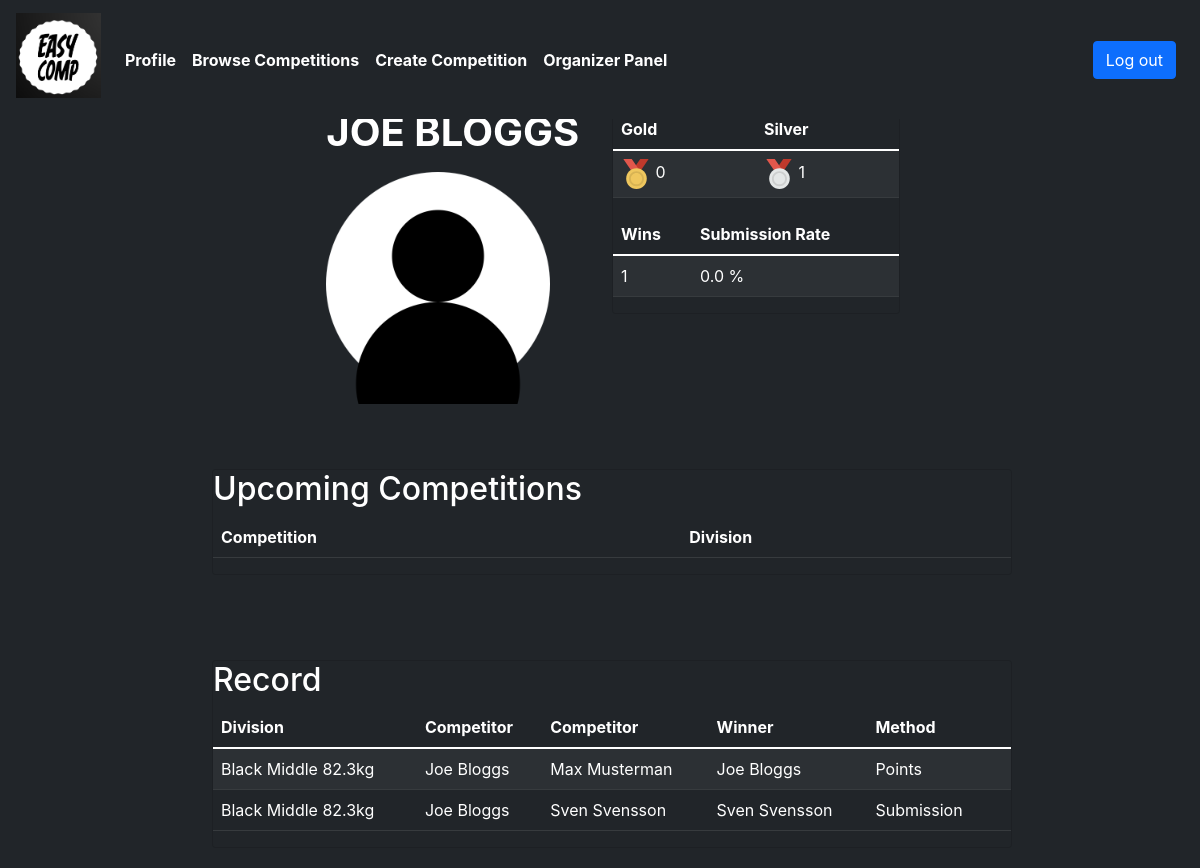
/profile (signed in), run on an earlier commit of the app's database.
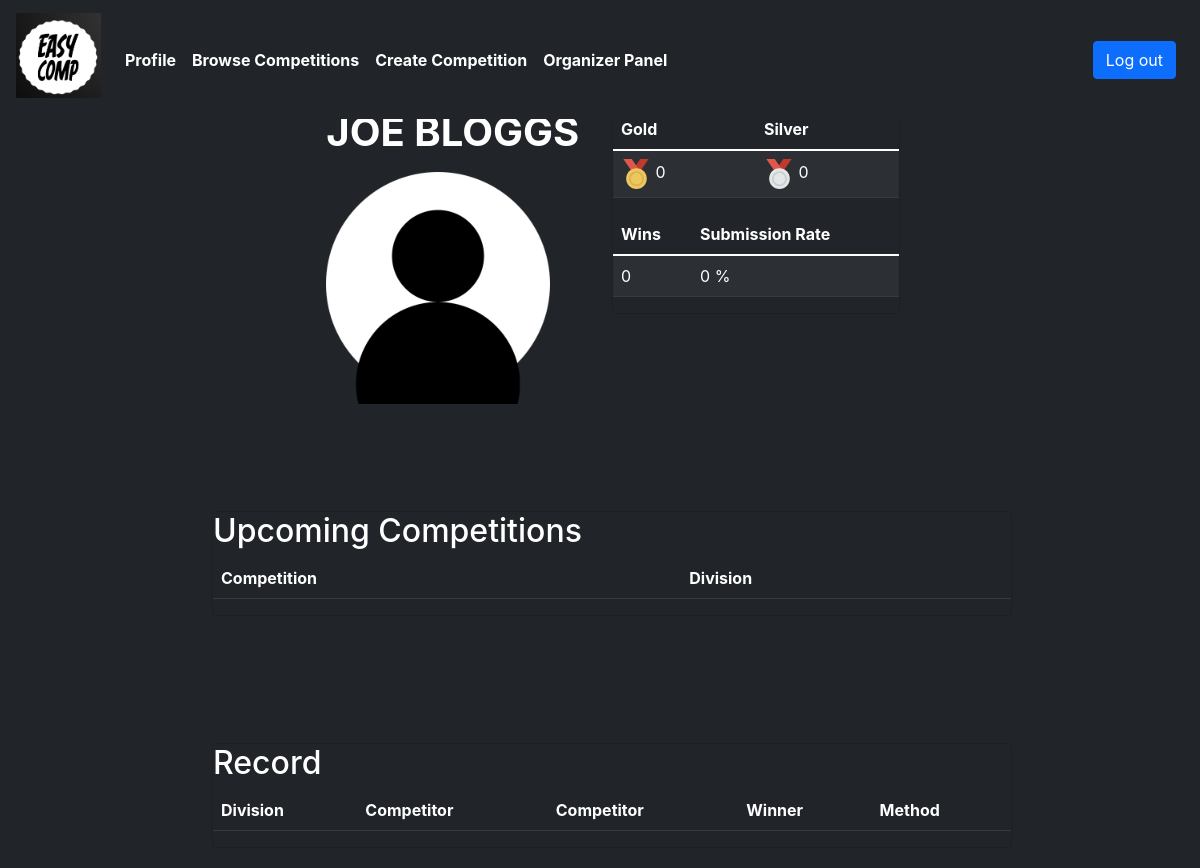
And on a later commit of the database.
### tables this page shows
CREATE TABLE matchresults (
    id TEXT NOT NULL,
    comp_id INTEGER NOT NULL,
    div_name TEXT NOT NULL,
    competitor1_name TEXT NOT NULL,
    competitor2_name TEXT NOT NULL,
    winner TEXT NOT NULL,
    method TEXT NOT NULL,
    PRIMARY KEY(id),
    FOREIGN KEY(comp_id) REFERENCES competitions(id)
);

### app.py (the view)
@app.route("/profile")
@login_required
def profile():
    rows = db.execute("SELECT * FROM users WHERE id = ?", session["user_id"])
    firstname = rows[0]["firstname"]
    lastname = rows[0]["lastname"]
    name = firstname + " " + lastname
    rows = db.execute("SELECT DISTINCT comp_name, name FROM divisions INNER JOIN competitors on competitors.division_id = divisions.id WHERE competitor_id = ?", session["user_id"])
    entered = rows
    rows = db.execute("SELECT COUNT (*) FROM matchresults WHERE winner = ?", name)
    wins = rows[0]["COUNT (*)"]
    if wins == 0:
        submissionrate = 0
    else:
        submission = "submission"
        rows = db.execute("SELECT COUNT (*) FROM matchresults WHERE winner = ? AND method = ? ", name, submission)
        submissions = rows[0]["COUNT (*)"]
        submissionrate = (submissions / wins) * 100
    rows = db.execute("SELECT COUNT (*) FROM competitionresults WHERE gold = ?", name)
    gold = rows[0]["COUNT (*)"]
    rows = db.execute("SELECT COUNT (*) FROM competitionresults WHERE silver = ?", name)
    silver = rows[0]["COUNT (*)"]
    results = db.execute("SELECT DISTINCT id, div_name, competitor1_name, competitor2_name, winner, method FROM matchresults WHERE competitor1_name = ? OR competitor2_name = ?", name, name)
    return render_template("profile.html", name=name, wins=wins, submissionrate=submissionrate, gold=gold, silver=silver, results=results, entered=entered)

### app.py (called while the page is built)
@app.after_request
def after_request(response):
    response.headers["Cache-Control"] = "no-cache, no-store, must-revalidate"
    response.headers["Expires"] = 0
    response.headers["Pragma"] = "no-cache"
    return response

### helpers.py (called while the page is built)
def login_required(f):
    @wraps(f)
    def decorated_function(*args, **kwargs):
        if session.get("user_id") is None:
            return redirect("/login")
        return f(*args, **kwargs)
    return decorated_function

### templates/profile.html (shortened to what the changed rows need)
{% extends "layout.html" %}
{% block main %}
<section id="userprofile" class="profile">
<div class="container-fullscreen bg-dark.bg-gradient">
        <div class="container-profile">
            <div class="row">
                <div class="col-sm-6 col-sm-offset-3">
                    <h1 class="text-center text-uppercase font-size-xxl bold">{{ name | upper }}</h1>
                </div>
                <div class="col-sm-6 col-sm-offset-3">
                    <div class="card text-white bg-dark" style="width: 18rem;" name="userstatscard">
                        <table class="table table-dark table-striped" aria-label="usersmedals">
                            <thead>
                                <tr>
                                    <th>Gold</th>
                                    <th>Silver</th>
                                </tr>
                            </thead>
                            <tbody>
                                <tr>
                                    <td><img src="/static/images/gold-medal-svgrepo-com.svg" width="30" height="30" alt="gold"> {{ gold }} </td>
                                    <td><img src="/static/images/silver-medal-svgrepo-com.svg" width="30" height="30" alt="silver"> {{ silver }} </td>
                                </tr>
                            </tbody>
                        </table>
                        <table class="table table-dark table-striped" aria-label="uservictories">
                            <thead>
                                <tr>
                                    <th>Wins</th>
                                    <th>Submission Rate</th>
                                </tr>
                            </thead>
                            <tbody>
                                <tr>
                                    <td>{{ wins }}</td>
                                    <td>{{ submissionrate }} %</td>
                                </tr>
                            </tbody>
                        </table>
                    </div>
                </div>
            </div>
        </div>
        <div class="container">
            <div class="row">
                <div class="col-sm-6 col-sm-offset-3">
                    <div class="card text-white bg-dark" style="width: 100vh;" name="userregistrationscard">
                        <table class="table table-dark table-striped" aria-label="usersupcomingcompetitions">
                            <h2>Upcoming Competitions</h2>
                            <thead>
                                <th>Competition</th>
                                <th>Division</th>
                            </thead>
                        </table>
                    </div>
                </div>
            </div>
        </div>
        <div class="container">
            <div class="row">
                <div class="col-sm-6 col-sm-offset-3">
                    <div class="card text-white bg-dark" style="width: 100vh;" name="usersrecordcard">
                        <table class="table table-dark table-striped" aria-label="usersrecord">
                            <h2>Record</h2>
                            <thead>
                                <tr>
                                    <th>Division</th>
                                    <th>Competitor</th>
                                    <th>Competitor</th>
                                    <th>Winner</th>
                                    <th>Method</th>
                                </tr>
                            </thead>
                            <tbody>
                            {% for result in results %}
                                <tr>
                                    <td>{{ result['div_name'] }}</td>
                                    <td>{{ result['competitor1_name'] }}</td>
                                    <td>{{ result['competitor2_name'] }}</td>
                                    <td>{{ result['winner'] }}</td>
                                    <td>{{ result['method']| capitalize  }}</td>
                                    <td>
                                </td>
                                </tr>
                                {% endfor %}
                            </tbody>
                        </table>
                    </div>
                </div>
            </div>
        </div>
    </div>
</section>
  {% endblock %}

What changed in the data, as far as the page shows it:
removed matchresults: div_name "Black Middle 82.3kg", competitor1_name "Joe Bloggs", competitor2_name "Max Musterman", winner "Joe Bloggs", method "Points"
removed matchresults: div_name "Black Middle 82.3kg", competitor1_name "Joe Bloggs", competitor2_name "Sven Svensson", winner "Sven Svensson", method "Submission"
Also different on the page:
{{ silver }}: "1" → "0"
{{ wins }}: "1" → "0"
{{ submissionrate }}: "0.0" → "0"
